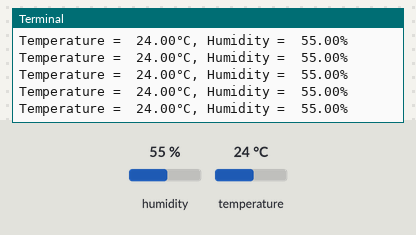
A program run on a simulated Raspberry Pi (BCM pin numbers). Parts: the last lines printed to the terminal. The inputs (shaded band) are chosen by the test bench; at power-on: temperature 24 °C, humidity 55 %.

Above: at 1.2 s.
1.3 s: temperature set to 7 °C
At 1.46 s:
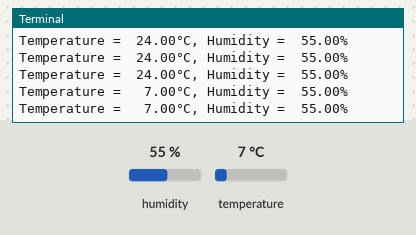
2.8 s: humidity set to 22 %
At 2.83 s:
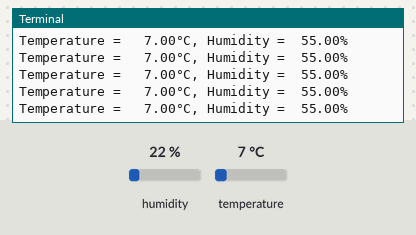
4.3 s: humidity set to 40 %
At 4.34 s:
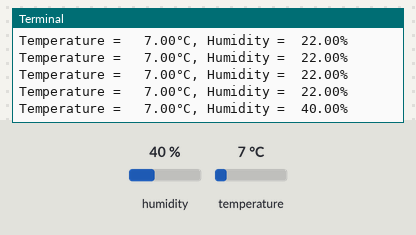
Timing chart, 0 to 7.3 s (numbered marks = the images above; inputs shaded):
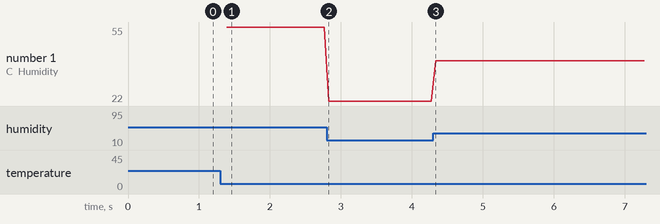

Measured:
- after the input at 1.3 s, the terminal: prints a new line after 0.09 s (image 1)
- after the input at 4.3 s, the terminal: prints a new line at once (image 3)
- plotted number 1: 55 → 22 after the input at 2.8 s, 22 → 40 after the input at 4.3 s

The program:

SHTC3.py
```python
#!/usr/bin/python
# -*- coding:utf-8 -*-
import time

try:
    import lgpio as sbc
except ImportError:
    sbc = None

SHTC3_I2C_ADDRESS = 0x70

SHTC3_ID = 0xEFC8
CRC_POLYNOMIAL = 0x0131
SHTC3_WakeUp = 0x3517
SHTC3_Sleep = 0xB098
SHTC3_Software_RES = 0x805D
SHTC3_NM_CD_ReadTH = 0x7866
SHTC3_NM_CD_ReadRH = 0x58E0


class SHTC3:
    def __init__(self, bus=1, sbc=sbc, address=SHTC3_I2C_ADDRESS, flags=0):
        if sbc is None:
            return

        self._sbc = sbc
        print({"bus": bus, "address": address, "flags": flags})
        self._fd = self._sbc.i2c_open(bus, address, flags)
        self.SHTC_SOFT_RESET()

    def SHTC3_CheckCrc(self, data, len, checksum):
        crc = 0xFF
        for byteCtr in range(len):
            crc = crc ^ data[byteCtr]
            for _ in range(8):
                if crc & 0x80:
                    crc = (crc << 1) ^ CRC_POLYNOMIAL
                else:
                    crc = crc << 1

        return crc == checksum

    def SHTC3_WriteCommand(self, cmd):
        self._sbc.i2c_write_byte_data(self._fd, cmd >> 8, cmd & 0xFF)

    def SHTC3_WAKEUP(self):
        self.SHTC3_WriteCommand(SHTC3_WakeUp)  # write wake_up command
        time.sleep(0.01)  # Prevent the system from crashing

    def SHTC3_SLEEP(self):
        self.SHTC3_WriteCommand(SHTC3_Sleep)  # Write sleep command
        time.sleep(0.01)

    def SHTC_SOFT_RESET(self):
        self.SHTC3_WriteCommand(SHTC3_Software_RES)  # Write reset command
        time.sleep(0.01)

    @property
    def temperature(self):
        self.SHTC3_WAKEUP()
        self.SHTC3_WriteCommand(SHTC3_NM_CD_ReadTH)
        time.sleep(0.02)
        (_, buf) = self._sbc.i2c_read_device(self._fd, 3)
        if self.SHTC3_CheckCrc(buf, 2, buf[2]):
            return (buf[0] << 8 | buf[1]) * 175 / 65536 - 45.0
        else:
            return 0  # Error

    @property
    def humidity(self):
        self.SHTC3_WAKEUP()
        self.SHTC3_WriteCommand(SHTC3_NM_CD_ReadRH)
        time.sleep(0.02)
        (_, buf) = self._sbc.i2c_read_device(self._fd, 3)

        if self.SHTC3_CheckCrc(buf, 2, buf[2]):
            return 100 * (buf[0] << 8 | buf[1]) / 65536
        else:
            return 0  # Error


if __name__ == "__main__":
    shtc3 = SHTC3()
    while True:
        try:
            print(
                f"Temperature = {shtc3.temperature:6.2f}°C, Humidity = {shtc3.humidity:6.2f}%"
            )
        except KeyboardInterrupt:
            print("\nProgram end")
            break
```
